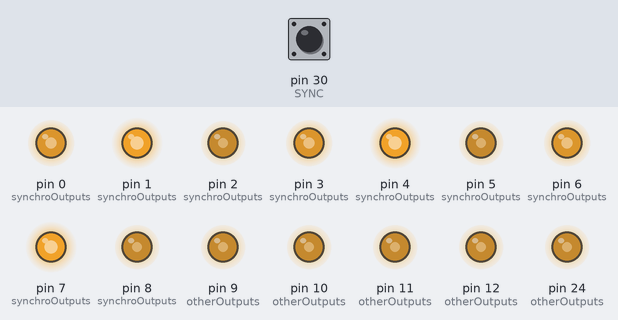
Simulated run of this sketch. Board: Teensy 4. On the bench: output pins drawn as LEDs (lit = HIGH). The inputs (shaded band) are chosen by the test bench; at power-on: pin 30 (SYNC) LOW. What the sketch prints to the serial monitor is not drawn.

Above: at 1.2 s.
Timing chart, 0 to 0.0 s (numbered marks = the images above; inputs shaded):
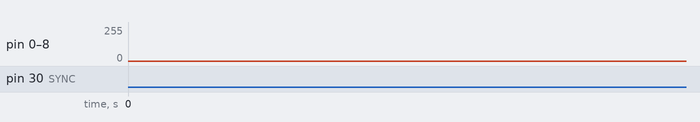

The sketch:

synchroDemo2.ino
```cpp
/**
 * Demo for TubeTime's synchro board.
 * Ken Shirriff, righto.com
*/

IntervalTimer myTimer;  // Interrupt to update the PWM levels

volatile unsigned long count = 0;  // Index into the sine wave

// Analog inputs from pots
#define ROLL A0
#define PITCH A1
#define YAW A2
#define ROLL_RATE A3
#define PITCH_RATE A4
#define YAW_RATE A5
#define ROLL_ERR A6
#define PITCH_ERR A7
#define YAW_ERR A8

// Outputs
#define PWM_R0 0
#define PWM_R1 1
#define PWM_R2 2
#define PWM_P0 3
#define PWM_P1 4
#define PWM_P2 5
#define PWM_Y0 6
#define PWM_Y1 7
#define PWM_Y2 8
#define PWM_RR 9
#define PWM_RE 10
#define PWM_PR 11
#define PWM_PE 12
#define PWM_YR 24
#define PWM_YE 25
#define FLAG 26

// Sync input
#define SYNC 30

// Sine wave, arbitrarily 100 samples long.
float sine[100] = {
  0.0000,
  0.0628,
  0.1253,
  0.1874,
  0.2487,
  0.3090,
  0.3681,
  0.4258,
  0.4818,
  0.5358,
  0.5878,
  0.6374,
  0.6845,
  0.7290,
  0.7705,
  0.8090,
  0.8443,
  0.8763,
  0.9048,
  0.9298,
  0.9511,
  0.9686,
  0.9823,
  0.9921,
  0.9980,
  1.0000,
  0.9980,
  0.9921,
  0.9823,
  0.9686,
  0.9511,
  0.9298,
  0.9048,
  0.8763,
  0.8443,
  0.8090,
  0.7705,
  0.7290,
  0.6845,
  0.6374,
  0.5878,
  0.5358,
  0.4818,
  0.4258,
  0.3681,
  0.3090,
  0.2487,
  0.1874,
  0.1253,
  0.0628,
  0.0000,
  -0.0628,
  -0.1253,
  -0.1874,
  -0.2487,
  -0.3090,
  -0.3681,
  -0.4258,
  -0.4818,
  -0.5358,
  -0.5878,
  -0.6374,
  -0.6845,
  -0.7290,
  -0.7705,
  -0.8090,
  -0.8443,
  -0.8763,
  -0.9048,
  -0.9298,
  -0.9511,
  -0.9686,
  -0.9823,
  -0.9921,
  -0.9980,
  -1.0000,
  -0.9980,
  -0.9921,
  -0.9823,
  -0.9686,
  -0.9511,
  -0.9298,
  -0.9048,
  -0.8763,
  -0.8443,
  -0.8090,
  -0.7705,
  -0.7290,
  -0.6845,
  -0.6374,
  -0.5878,
  -0.5358,
  -0.4818,
  -0.4258,
  -0.3681,
  -0.3090,
  -0.2487,
  -0.1874,
  -0.1253,
  -0.0628,
};

// Port tables

#define N_AIN 9
#define NEEDLE_OFFSET 3
const int ainputs[N_AIN] = { ROLL, PITCH, YAW, ROLL_RATE, PITCH_RATE, YAW_RATE, ROLL_ERR, PITCH_ERR, YAW_ERR };

#define N_SYNCHRO 9
const int synchroOutputs[N_SYNCHRO] = { PWM_R0, PWM_R1, PWM_R2, PWM_P0, PWM_P1, PWM_P2, PWM_Y0, PWM_Y1,
                                        PWM_Y2 };
#define N_OTHER 6
const int otherOutputs[N_OTHER] = { PWM_RR, PWM_RE, PWM_PR, PWM_PE, PWM_YR, PWM_YE };

// Magnitudes for the 400 Hz PWM outputs
volatile float mag[N_SYNCHRO] = { 0 };

// Interrupt handler
void update() {
  for (int i = 0; i < N_SYNCHRO; i++) {
    analogWrite(synchroOutputs[i], int(sine[count] * mag[i] * 120 + 120));
  }
  count = (count + 1) % 100;
}

// Sync interrupt
void syncInterrupt() {
  if (count < 20 || count > 80) {  // Ignore sync if it is wildly off
    count = 0;                     // Reset the counter on rising edge of sync input
  }
}

/**
 * Sets the specified rotation axis to the specified angle.
 */
void setAxis(int axis, float ang) {
  float m0 = (sin(ang) + 1) / 2;
  float m1 = (sin(ang + 2 * PI / 3) + 1) / 2;
  float m2 = (sin(ang + 4 * PI / 3) + 1) / 2;
  noInterrupts();
  mag[3 * axis] = m0;  // Rotate the selected axis
  mag[3 * axis + 1] = m1;
  mag[3 * axis + 2] = m2;
  interrupts();
}

void setup() {
  pinMode(SYNC, INPUT);

  // Initialize analog inputs
  for (int i = 0; i < N_AIN; i++) {
    pinMode(ainputs[i], INPUT);
  }

  // Initialize PWM outputs
  for (int i = 0; i < N_SYNCHRO; i++) {
    pinMode(synchroOutputs[i], OUTPUT);
    analogWriteFrequency(synchroOutputs[i], 15000000 / 64);  // divide by 64 for 8-bit resolution
  }
  setAxis(0, 0.);
  setAxis(1, 0.);
  setAxis(2, 0.);

  // Initialize needles
  for (int i = 0; i < N_OTHER; i++) {
    pinMode(otherOutputs[i], OUTPUT);
    analogWriteFrequency(otherOutputs[i], 15000000 / 64);
    analogWrite(otherOutputs[i], 127);
  }
  pinMode(FLAG, OUTPUT);
  digitalWrite(FLAG, 1);

  myTimer.begin(update, 25);  // 25 microseconds * 100 samples give 400 Hz

  attachInterrupt(digitalPinToInterrupt(SYNC), syncInterrupt, RISING);
}

int sync = 0;  // Track the sync input

#define DURATION 10000 /* ms */

void loop() {
  // The idea of the demo is to move one axis at a time for about 10 seconds (controlled by ms), and then move to
  // the next axis. The variable step controls which axis is being moved.
  for (int axis = 0; axis < 3; axis++) {
    Serial.print("axis ");
    Serial.println(axis, DEC);
    for (int ms = 0; ms < DURATION; ms++) {
      float ang = sin(ms / (float)DURATION * 2 * PI) * 2 * PI;  // Vary angle sinusoidally over 10 seconds with amplitude of 2pi
      setAxis(axis, ang);
      delay(1 /* ms */);
    }
  }

  // Move one of the six needles at a time
  for (int needle = 0; needle < 6; needle++) {
    Serial.print("needle ");
    Serial.println(needle, DEC);
    for (int ms = 0; ms < DURATION; ms++) {
      // Midpoint is 128
      float val = sin(ms / (float)DURATION * 2 * PI) * 64 + 128;  // Vary angle sinusoidally over 10 seconds from 1 to 255
      analogWrite(otherOutputs[needle], val);
      delay(1 /* ms */);
    }
  }
}
```
